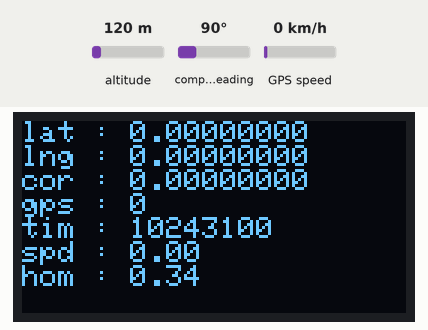
This sketch was run on a simulated Arduino Uno, built with avr-gcc and run on an emulated ATmega328P. Shown: 128×64 one-colour display. The test bench sets the inputs (shaded band); at power-on: compass heading 90°, GPS speed 0 km/h, altitude 120 m. The GPS gets a fix after 3 s at 37.7749, -122.4194 with 8 satellites.

Above: at 1.2 s.
1.3 s: compass heading set to 7°
At 3.8 s:
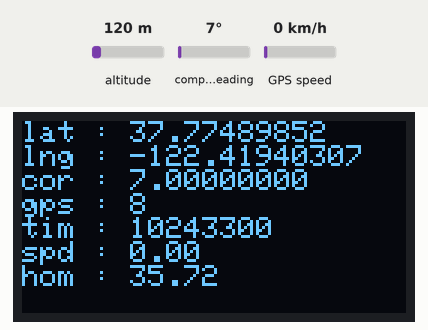
5.4 s: GPS speed set to 2 km/h
At 6.8 s:
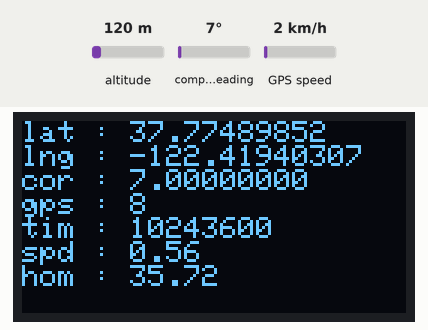
8.5 s: compass heading set to 90°
At 9.7 s:
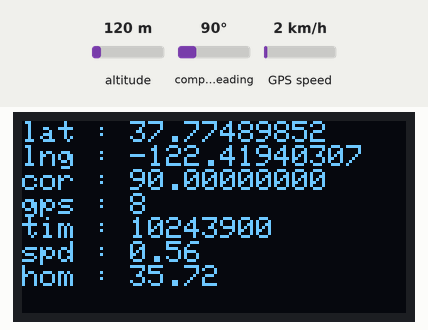
11.5 s: GPS speed set to 30 km/h
At 12.8 s:
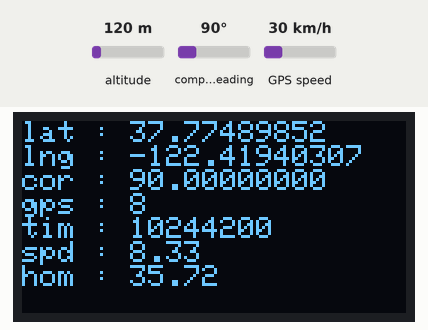
Timing chart, 0 to 14.5 s (numbered marks = the images above; inputs shaded):
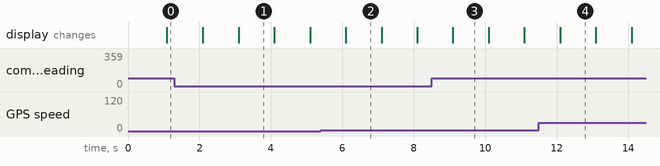

Measured:
- what the display in image 1 shows lasts 1.0 s, from 3.1 s to 4.1 s

The sketch:

gps_oled_serial.ino
```cpp
/*
 * Rui Santos
 * Complete Project Details https://randomnerdtutorials.com
 */
 #include <SPI.h>
#include <Wire.h>
#include <Adafruit_GFX.h>
#include <Adafruit_SSD1306.h>
#include <TinyGPS++.h>
#include <SoftwareSerial.h>

int t,dt;

// The serial connection to the GPS module
//SoftwareSerial gpsSerial(3,4);
//#define gpsSerial Serial;
TinyGPSPlus gps;

#define SCREEN_WIDTH 128 // OLED display width, in pixels
#define SCREEN_HEIGHT 64 // OLED display height, in pixels

// Declaration for an SSD1306 display connected to I2C (SDA, SCL pins)
#define OLED_RESET     4 // Reset pin # (or -1 if sharing Arduino reset pin)
Adafruit_SSD1306 display(SCREEN_WIDTH, SCREEN_HEIGHT, &Wire, OLED_RESET);

const double HOME_LAT = 46.64968;
const double HOME_LNG = 0.36235;

void setup(){
  Serial.begin(9600);

  if(!display.begin(SSD1306_SWITCHCAPVCC, 0x3C)) { // Address 0x3D for 128x64
    Serial.println(F("SSD1306 allocation failed"));
    for(;;);} // Don't proceed, loop forever

}

void loop(){
  while (Serial.available() > 0){
    if(gps.encode(Serial.read())){
      dt = millis()-t;
      if(dt>110){
        t = millis();
        display.clearDisplay();
        display.setTextSize(1);             // Normal 1:1 pixel scale
        display.setTextColor(WHITE);        // Draw white text
        display.setCursor(0,0);             // Start at top-left corner
        display.print(F("lat : "));display.println(gps.location.lat(),8);
        display.print(F("lng : "));display.println(gps.location.lng(),8);
        display.print(F("cor : "));display.println(gps.course.deg(),8);
        display.print(F("gps : "));display.println(gps.satellites.value());
        display.print(F("tim : "));display.println(gps.time.value());
        display.print(F("spd : "));display.println(gps.speed.mps());
        display.print(F("hom : "));
        display.println(gps.courseTo(gps.location.lat(),gps.location.lng(),HOME_LAT,HOME_LNG));


        display.display();}
    }
  }
}
```
